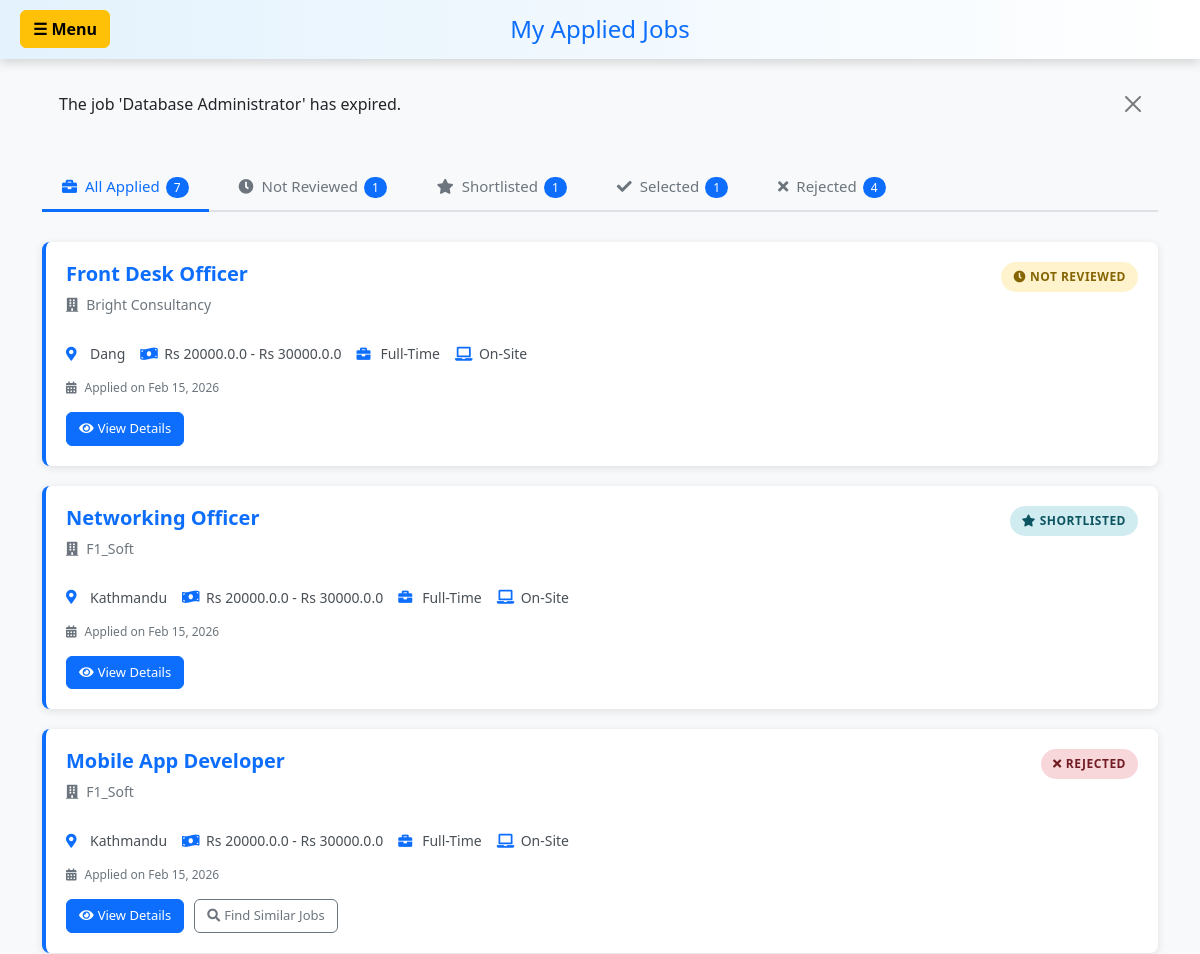
Before: /applied-jobs/ (signed in, upper part) with the older database file.
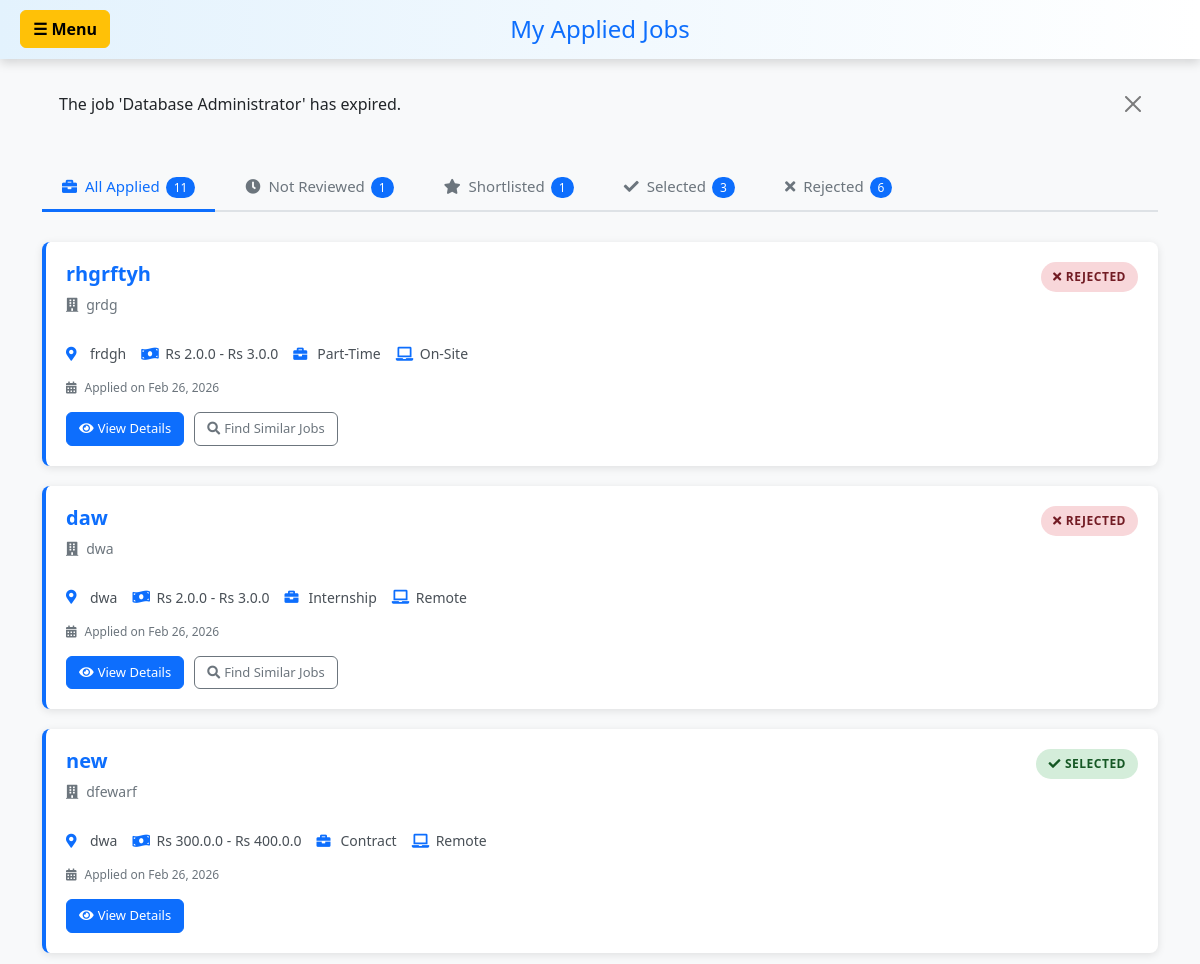
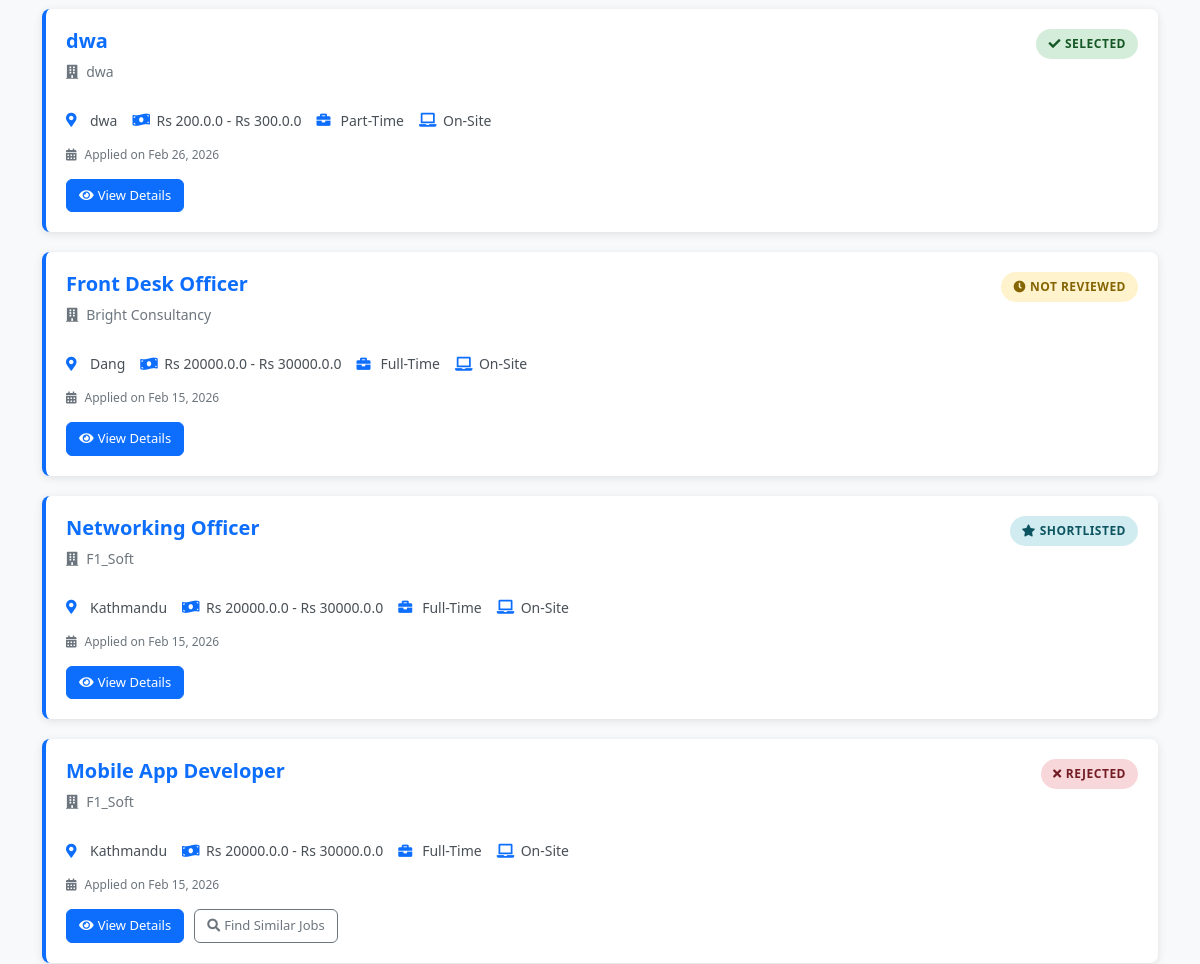
After: the same page with the newer database file (2 pictures, top to bottom).
### hr/models.py (models this page shows, shortened)
class JobPost(models.Model):
    user = models.ForeignKey(User, on_delete=models.CASCADE)
    title = models.CharField(max_length=200)
    address = models.CharField(max_length=200)
    CompanyName = models.CharField(max_length=200)
    salaryLow = models.FloatField(default=0, validators=[MinValueValidator(0)])
    salaryHigh = models.FloatField(default=0, validators=[MinValueValidator(0)])
    applycount = models.IntegerField(default=0)
    lastDateToApply = models.DateField()
    created_at = models.DateTimeField(auto_now_add=True, null=True)
    employment_type = models.CharField(
        max_length=20, choices=EMPLOYMENT_TYPE_CHOICES,
        default='full-time', null=True, blank=True
    )
    work_mode = models.CharField(
        max_length=20, choices=WORK_MODE_CHOICES,
        default='on-site', null=True, blank=True
    )
    required_experience = models.CharField(
        max_length=50,
        choices=EXPERIENCE_LEVEL_CHOICES,
        default='no-experience',
        help_text='Select required years of experience'
    )
    required_experience_custom = models.CharField(
        max_length=100,
        null=True,
        blank=True,
        help_text='Custom experience requirement (e.g., 1.5 years)'
    )
    required_education = models.CharField(
        max_length=50,
        choices=REQUIRED_EDUCATION_CHOICES,
        default='no-education',
        help_text='Select required education level'
    )
    required_skills = models.TextField(
        null=True,
        blank=True,
        help_text='Comma-separated skills (e.g., Python, SQL, Communication)'
    )
    @property
    def is_expired(self):
        return self.lastDateToApply < date.today()

### candidate/models.py (models this page shows, shortened)
class candidateApplication(models.Model):
    user=models.ForeignKey(User,on_delete=models.CASCADE)
    job = models.ForeignKey(JobPost,on_delete=models.CASCADE)
    education_level = models.CharField(
        max_length=20,
        choices=EDUCATION_CHOICES,
        default='BACHELOR'
    )
    passingYear = models.CharField(
        max_length=20,
        choices=PASSING_YEAR_CHOICES,
        default='currently_running'
    )
    yearOfExp=models.IntegerField(
        default=0,
        validators=[MinValueValidator(0)]
    )
    resume=models.FileField(upload_to="resume")
    support_documents=models.FileField(
        upload_to="support_docs",
        null=True,
        blank=True,
        help_text="Optional: Academic documents (PDF only, max 5MB)"
    )
    status=models.CharField(choices=STATUS_CHOICE, default="pending", max_length=20)
    applied_at=models.DateTimeField(auto_now_add=True, null=True)
    class Meta:
        unique_together = ('user', 'job')

### candidate/views.py (the view)
# urls.py: path("applied-jobs/", views.applied_jobs, name='applied_jobs'),
@login_required(login_url='login_user')
def applied_jobs(request):
    applications = candidateApplication.objects.filter(
        user=request.user
    ).select_related('job').order_by('-applied_at')
    applied_jobs_list = []
    for app in applications:
        applied_jobs_list.append({
            'job': app.job,
            'application': app,
            'status': app.status,
            'applied_at': app.applied_at,
        })
    for item in applied_jobs_list:
        if item['job'].is_expired:
            messages.error(request, f"The job '{item['job'].title}' has expired.")
    pending_count = applications.filter(status='pending').count()
    shortlisted_count = applications.filter(status='shortlisted').count()
    selected_count = applications.filter(status='selected').count()
    rejected_count = applications.filter(status='rejected').count()
    context = {
        'applied_jobs': applied_jobs_list,
        'total_count': applications.count(),
        'pending_count': pending_count,
        'shortlisted_count': shortlisted_count,
        'selected_count': selected_count,
        'rejected_count': rejected_count,
    }
    return render(request, 'candidate/applied_jobs.html', context)

### candidate/templates/candidate/applied_jobs.html (shortened to what the changed rows need)
<!DOCTYPE html>
<html lang="en">
<head>
    <link href="https://cdn.jsdelivr.net/npm/bootstrap@5.3.8/dist/css/bootstrap.min.css" rel="stylesheet">
    <link rel="stylesheet" href="https://cdnjs.cloudflare.com/ajax/libs/font-awesome/5.15.3/css/all.min.css">
</head>
<body>
    <div class="top-bar">
        <h2>My Applied Jobs</h2>
    </div>
    {% if messages %}
    <div class="container mt-3">
        {% for message in messages %}
        <div class="alert alert-{{ message.tags }} alert-dismissible fade show" role="alert">
            {{ message }}
            <button type="button" class="btn-close" data-bs-dismiss="alert" aria-label="Close"></button>
        </div>
        {% endfor %}
    </div>
    {% endif %}
    <div class="container">
        <div class="tabs-container">
            <button class="tab-btn active" data-status="all" onclick="filterJobs(this)">
                <i class="fas fa-briefcase me-2"></i>All Applied<span class="count-badge">{{ total_count }}</span>
            </button>
            <button class="tab-btn" data-status="selected" onclick="filterJobs(this)">
                <i class="fas fa-check me-2"></i>Selected<span class="count-badge">{{ selected_count }}</span>
            </button>
            <button class="tab-btn" data-status="rejected" onclick="filterJobs(this)">
                <i class="fas fa-times me-2"></i>Rejected<span class="count-badge">{{ rejected_count }}</span>
            </button>
        </div>
        {% if applied_jobs %}
        <div id="jobs-container">
            {% for item in applied_jobs %}
            <div class="applied-job-card" data-status="{{ item.status }}">
                <div class="d-flex justify-content-between align-items-start mb-3">
                    <div>
                        <h5 class="job-title">{{ item.job.title }}</h5>
                        <p class="job-company"><i class="fas fa-building me-2"></i>{{ item.job.CompanyName }}</p>
                    </div>
                    <span class="status-badge status-{{ item.status }}">
                        {% if item.status == 'pending' %}
                            <i class="fas fa-clock me-1"></i>Not Reviewed
                        {% elif item.status == 'shortlisted' %}
                            <i class="fas fa-star me-1"></i>Shortlisted
                        {% elif item.status == 'selected' %}
                            <i class="fas fa-check me-1"></i>Selected
                        {% elif item.status == 'rejected' %}
                            <i class="fas fa-times me-1"></i>Rejected
                        {% endif %}
                    </span>
                </div>
                <div class="job-details">
                    <div class="job-detail-item">
                        <i class="fas fa-map-marker-alt"></i>
                        <span>{{ item.job.address }}</span>
                    </div>
                    <div class="job-detail-item">
                        <i class="fas fa-money-bill-wave"></i>
                        <span>Rs {{ item.job.salaryLow }}.0 - Rs {{ item.job.salaryHigh }}.0</span>
                    </div>
                    <div class="job-detail-item">
                        <i class="fas fa-briefcase"></i>
                        <span>{{ item.job.employment_type|title }}</span>
                    </div>
                    <div class="job-detail-item">
                        <i class="fas fa-laptop"></i>
                        <span>{{ item.job.work_mode|title }}</span>
                    </div>
                </div>
                <div class="applied-date">
                    <i class="fas fa-calendar-alt me-2"></i>Applied on {{ item.applied_at|date:"M d, Y" }}
                </div>
                <div class="action-buttons">
                    <a href="{% url 'job_detail' item.job.id %}" class="btn btn-primary btn-small">
                        <i class="fas fa-eye me-1"></i>View Details
                    </a>
                    {% if item.status == 'rejected' %}
                    <a href="{% url 'candidate_dashboard' %}" class="btn btn-outline-secondary btn-small">
                        <i class="fas fa-search me-1"></i>Find Similar Jobs
                    </a>
                    {% endif %}
                </div>
            </div>
            {% endfor %}
        </div>
        {% endif %}
    </div>
</body>
</html>

Changed rows visible on the page:
added JobPost: job "rhgrftyh", job.CompanyName "grdg", shows "REJECTED", job.address "frdgh", job.salaryLow "2.0", job.salaryHigh "3.0", job.employment_type "Part-Time", job.work_mode "On-Site", applied_at "Feb 26, 2026", shows "Find Similar Jobs"
added JobPost: job "daw", job.CompanyName "dwa", shows "REJECTED", job.address "dwa", job.salaryLow "2.0", job.salaryHigh "3.0", job.employment_type "Internship", job.work_mode "Remote", applied_at "Feb 26, 2026", shows "Find Similar Jobs"
added JobPost: job "new", job.CompanyName "dfewarf", shows "SELECTED", job.address "dwa", job.salaryLow "300.0", job.salaryHigh "400.0", job.employment_type "Contract", job.work_mode "Remote", applied_at "Feb 26, 2026"
added JobPost: job "dwa", job.CompanyName "dwa", shows "SELECTED", job.address "dwa", job.salaryLow "200.0", job.salaryHigh "300.0", job.employment_type "Part-Time", job.work_mode "On-Site", applied_at "Feb 26, 2026"
Other visible differences:
{{ total_count }}: "7" → "11"
{{ selected_count }}: "1" → "3"
{{ rejected_count }}: "4" → "6"
